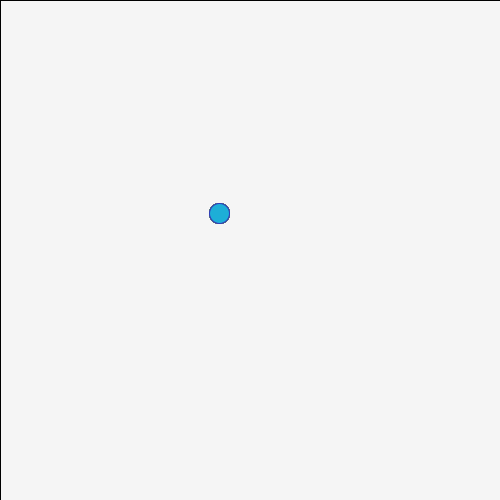
Frame 1 (no input)
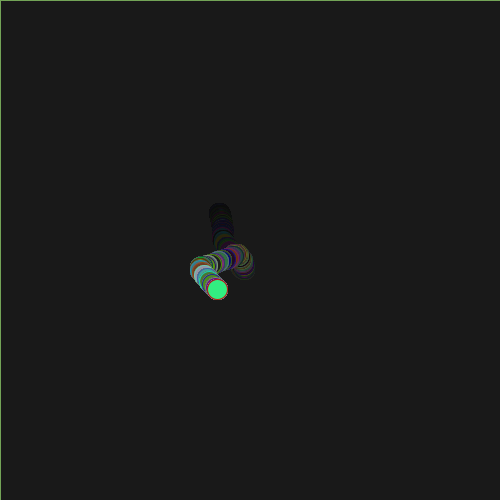
Frame 60 (the mouse pressed at the canvas centre just before this capture)
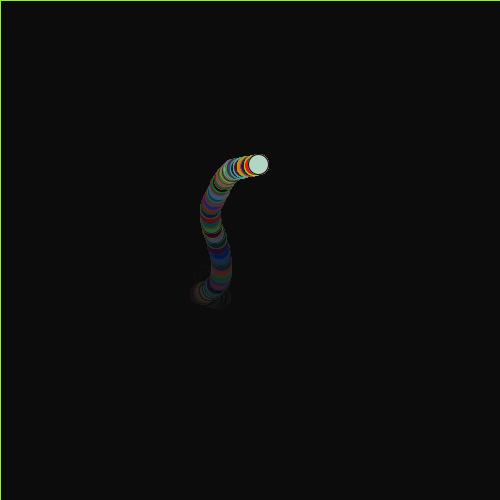
Frame 120 (the mouse held since frame 60 and released just before this capture)

The Processing sketch that drew these frames (run headless with seeded random() and noise(); from frame 60 on, the mouse is pressed at the canvas centre):

// Processing sketch: magicalworms
// ── magicalworms.pde
float xposition;
float yposition;
void setup(){
  size(500,500);
background(255, 255, 255);
  
  
}
void draw(){
  makeMagical();
for(int i =  0; i < 300; i++ ){
  fill(random(255),random(255),random(255));
  stroke(random(255),random(255),random(255));
  ellipse(getWormX(30),getWormY(30),20,20);
   
}
}
float frequency = .010;
float noiseInterval = PI;

void makeMagical() {
     fill( 0, 0, 0, 10 );
     rect(0, 0, width, height);
     noStroke();
}

float getWormX(int i) {
     return map(noise(i*noiseInterval + frameCount * frequency), 0, 1, 0, width);
}

float getWormY(int i) {
     return map(noise(i*noiseInterval+1 + frameCount * frequency), 0, 1, 0, height);
}
